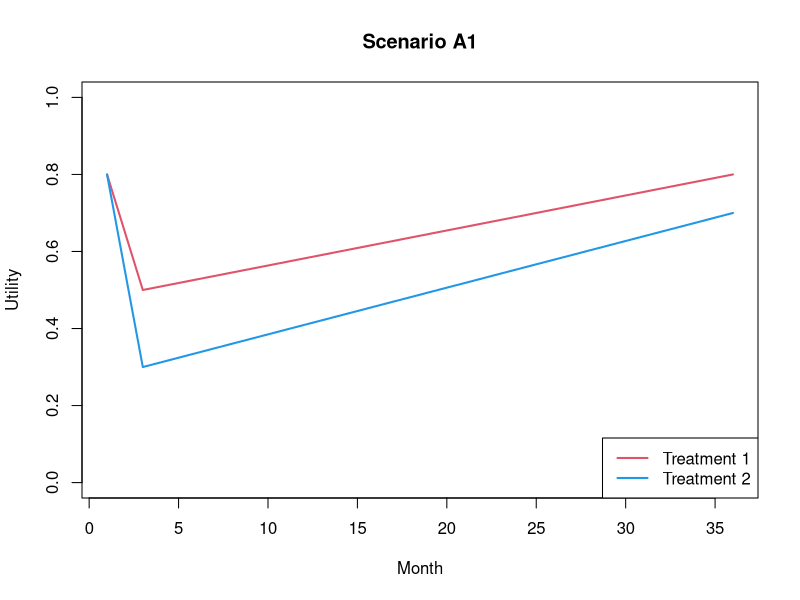

Recreate this plot in R. (Note: this script raises an error after producing the figure.)

# linear fill: Ut is the vector of utility scores for one subject; it fills missing values linearly
# linear interpolation of utility: impute with nearest values or mean (left+right) for middle position missing
fillU=function(Ut){
  Uf=Ut
  whichna=which(is.na(Uf))
  whichgood=which(!is.na(Uf))
  if(length(whichna)==0){
    return(Uf)
  }
  for(hh in whichna){
    if(hh==1){
      comeon=min(which(!is.na(Uf)))
      Uf[hh]=Uf[comeon]
    }else{
      if(hh==length(Uf)){
        Uf[hh]=Uf[hh-1]
      }else{
        houmiande=hh:length(Uf)
        if(mean(houmiande%in%whichna)==1){
          Uf[hh]=Uf[hh-1]
        }else{
          la1=hh-1
          la2=min(intersect(houmiande,whichgood))
          Uf[hh]=(hh-la1)/(la2-la1)*Uf[la2]+(la2-hh)/(la2-la1)*Uf[la1]
        }
      }
    }
  }
  return(Uf)
}



###################### simulate data

#sample size
n1=n2=50

tt=36   #months
tp=1:tt

set.seed(1)


#define utility functions
tcut=3 #trt effect changing point at 3 months

scenario="A1"

U1_base=U2_base=rep(NA,tt)
HR_true=1

if(scenario=="A1"){
  # both group starts healthy (0.8),but grp2 gets worse at timepoint3, both recover later
  U1_base[1]=U2_base[1]=0.8
  U1_base[tcut]=0.5
  U2_base[tcut]=0.3
  U1_base[tt]=0.8
  U2_base[tt]=0.7
  p_missU=0.3 #probability of utility being missing
  xa=c(1,3,6,9,15,21,27,36) #timepoints when utility is recorded
}
# U1_base
# [1] 0.8  NA 0.5  NA  NA  NA  NA  NA  NA  NA  NA  NA  NA
# [14]  NA  NA  NA  NA  NA  NA  NA  NA  NA  NA  NA  NA  NA
# [27]  NA  NA  NA  NA  NA  NA  NA  NA  NA 0.8

U1_base=fillU(U1_base)
U2_base=fillU(U2_base)

#plot the baseline utility
#each individual's utility will be generated based on this, with added variations
plot(U1_base~tp,type="l",col=2,ylim=c(0,1),xlab="Month",ylab="Utility",lwd=2,main=paste("Scenario",scenario))
lines(U2_base~tp,col=4,xlab="Month",ylab="Utility",lwd=2)
legend("bottomright", legend=c("Treatment 1", "Treatment 2"),col=c(2,4), lty=1, cex=1,lwd=2)


#################parameter for covariates#######################

#cov -> treatment assignment
ba1=0.01    #older: choose more conservative (more trt2)
ba2=0.2    #male: more conservative (more trt2)
# imbalanced baseline covariates?
# Treatment 2 patients are older, more male --> naturally worse survival and utilities
# If we don't adjust --> biased comparison

#cov -> survival
beta_age=0.04
beta_sex=0.2

#cov -> utility
theta_age1=-0.01  #older: worse
theta_sex1=-0.1  #male: worse
theta_age2=-0.01 #same for trt2
theta_sex2=-0.1


###########################################################


  #generate 10000 samples first
  set.seed(130)
  nn=10000
  age_min=35;age_max=80
  age_avg=mean(c(age_min,age_max))
  age=round(runif(nn,age_min,age_max))
  sex=rbinom(nn,1,0.5)    #1: male
  
  #generate treatments (trt2: old/control)
  prob_trt2=0.5+(age-age_avg)*ba1
  prob_trt2=prob_trt2+(sex-0.5)*ba2
  prob_trt2=pmin(prob_trt2,1)
  prob_trt2=pmax(prob_trt2,0)
  
  trt_all=rbinom(nn,1,prob_trt2)+1

  table(trt_all,sex) #trt 2 has more males
  mean(age[trt_all==1]);mean(age[trt_all==2]) #trt 2 has more older
  # Q: Should trt assignment and sex/age be independent?
  # --> No. We want the dataset to behave like real-world treatment data, not a perfect RCT
  
  
  #select 100 for the dataset
  select1=sample(which(trt_all==1),n1)
  select2=sample(which(trt_all==2),n2)
  
  age1=age[select1]
  age2=age[select2]
  sex1=sex[select1]
  sex2=sex[select2]
  
  #simulate survival
  beta0=-4
  beta0b=beta0-log(HR_true)
  
  # exponential survival: constant hazard over time (assumption)
  xz=beta_age*(mean(c(age1,age2)))+beta_sex*(mean(c(sex1,sex2)))
  
  rate1=exp(beta0)*exp(beta_age*(age1-age_avg)+beta_sex*(sex1-0.5))
  rate2=exp(beta0b)*exp(beta_age*(age2-age_avg)+beta_sex*(sex2-0.5))
  
  S1 <-rexp(n1, rate <-rate1)
  S2 <-rexp(n2, rate <-rate2)
  
  ## The censoring time

  zc=4.5
  
  C1<-pmin(runif(n1,min=0,max=zc*tt))
  C2<-pmin(runif(n2,min=0,max=zc*tt))

  ## The indicator
  delta1=delta10=(S1<=C1)
  delta2=delta20=(S2<=C2)
  
  ## The observed time
  S1<-pmin(S1,C1)
  S2<-pmin(S2,C2)
  
  delta1[which(S1>tt)]=FALSE
  delta2[which(S2>tt)]=FALSE
  
  S1=pmin(S1,tt)
  S2=pmin(S2,tt)
  
  S1=ceiling(S1)
  S2=ceiling(S2)
  
  S1=data.frame(y=S1,failed=delta1)
  S2=data.frame(y=S2,failed=delta2)
  # Q: current exponential dist assume event will happen at the end anyway.
  # then T=min(S,C), where S is the true survival time and C is the censored observed time
  # But in case some cancer pts cured and no event (death) at all, we then 
  # need to consider the mixture survival model -> choose cured + assign Inf survival time
  
# Q: How to control the censor rate (say about 30% has censoring)?
# A: more censoring time zc -> less censored pts, smaller censor rate
  # delta1 <- (S1 <= C1); censor_rate <- mean(!delta1). We can search through
  # zc values to find censor rate 30%
###################


# simulate utility
U1=matrix(nrow=n1,ncol=tt)
U2=matrix(nrow=n2,ncol=tt)

ma1=theta_age1*mean(age1)+theta_sex1*mean(sex1)
ma2=theta_age2*mean(age2)+theta_sex2*mean(sex2)

for(i in 1:n1){
  uu=U1_base+theta_age1*(age1[i]-age_avg)+theta_sex1*(sex1[i]-0.5)+rnorm(tt,sd=0.1)
  uu=pmin(uu,1)
  uu=pmax(uu,0)
  U1[i,]=uu
}
for(i in 1:n2){
  uu=U2_base+theta_age2*(age2[i]-age_avg)+theta_sex2*(sex2[i]-0.5)+rnorm(tt,sd=0.1)
  uu=pmin(uu,1)
  uu=pmax(uu,0)
  U2[i,]=uu
}


# some utility scores are set to missing

missingrate=c(0)
missingrate[2:tt]=p_missU

U1b=matrix(nrow=n1,ncol=tt)
U2b=matrix(nrow=n2,ncol=tt)

for(j in 1:tt){
  hua=sample(c(1,NA),size=nrow(U1),prob=c(1-missingrate[j],missingrate[j]),replace=TRUE)
  U1b[,j]=hua*U1[,j]
  hua=sample(c(1,NA),size=nrow(U2),prob=c(1-missingrate[j],missingrate[j]),replace=TRUE)
  U2b[,j]=hua*U2[,j]
}



# S1, S2, U1b, U2b are the simulated data for HUS





# Q: We simulated the survival data using the exponential distributions, how to simulate data with competing risks?
# A: competing risk have multiple possible event types, and whichever
# happens first is the observed event.--> replace the observed event and observed time section
rate_event1 = 0.02
rate_event2 = 0.01

T1 = rexp(n, rate_event1)   # event type 1
T2 = rexp(n, rate_event2)   # event type 2

T = pmin(T1, T2)
event = ifelse(T1 < T2, 1, 2)
# We can then add censoring as previously




# Q: Exponential is an easy choice, but there are other distributions like log-logistic, Weibull. What are their pros and cons?
# Exponential: constant hazard;simple, easy simulation; but unrealistic for many diseases
# Weibull: monotonic increase or decrease; widely used; but cannot model peak hazards
# Log-logistic: non-monotonic (rise then fall); can model complex shape;heavy tails on long survial time



## Updae 2026.3.27
observed <- rep(FALSE, tt)
observed[xa] <- TRUE

for (j in 1:tt) {
  if (!observed[j]) {
    U1b[, j] <- NA
    U2b[, j] <- NA
  } else {
    hua <- sample(c(1, NA), size=n1, prob=c(1-p_missU, p_missU), replace=TRUE)
    U1b[, j] <- hua * U1[, j]
    hua <- sample(c(1, NA), size=n2, prob=c(1-p_missU, p_missU), replace=TRUE)
    U2b[, j] <- hua * U2[, j]
  }
}
